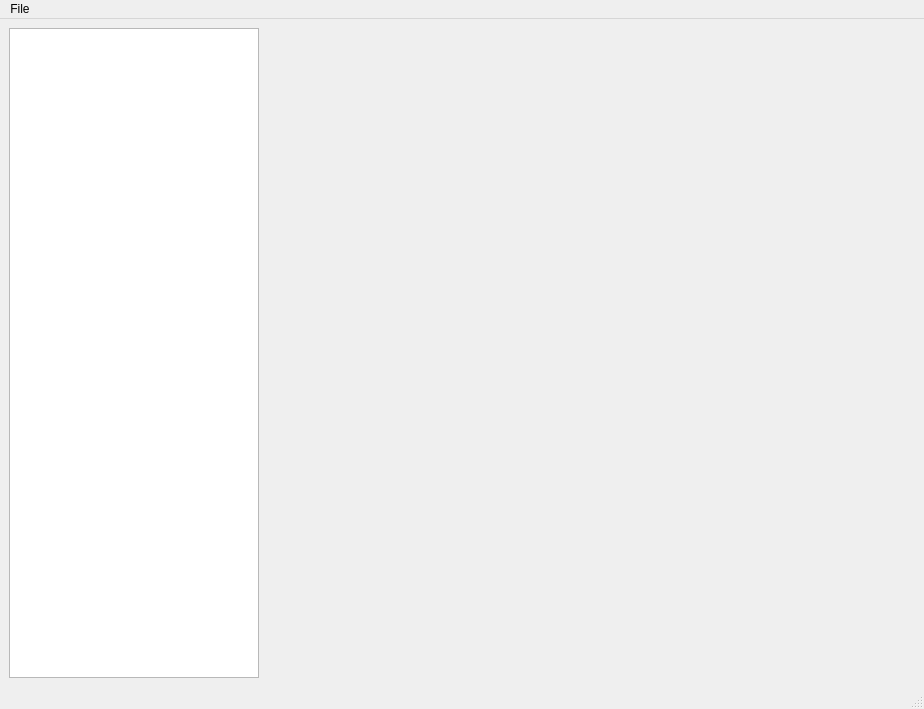
<?xml version="1.0" encoding="UTF-8"?>
<ui version="4.0">
 <class>MainWindow</class>
 <widget class="QMainWindow" name="MainWindow">
  <property name="geometry">
   <rect>
    <x>0</x>
    <y>0</y>
    <width>924</width>
    <height>709</height>
   </rect>
  </property>
  <property name="mouseTracking">
   <bool>false</bool>
  </property>
  <property name="windowTitle">
   <string>GPG File Viewer</string>
  </property>
  <property name="unifiedTitleAndToolBarOnMac">
   <bool>false</bool>
  </property>
  <widget class="QWidget" name="centralwidget">
   <layout class="QHBoxLayout" name="horizontalLayout">
    <item>
     <widget class="QTreeView" name="pictures_list">
      <property name="maximumSize">
       <size>
        <width>250</width>
        <height>16777215</height>
       </size>
      </property>
     </widget>
    </item>
    <item>
     <widget class="QLabel" name="picture_box">
      <property name="sizePolicy">
       <sizepolicy hsizetype="Expanding" vsizetype="Expanding">
        <horstretch>0</horstretch>
        <verstretch>0</verstretch>
       </sizepolicy>
      </property>
      <property name="minimumSize">
       <size>
        <width>640</width>
        <height>640</height>
       </size>
      </property>
      <property name="text">
       <string/>
      </property>
      <property name="scaledContents">
       <bool>false</bool>
      </property>
     </widget>
    </item>
   </layout>
  </widget>
  <widget class="QMenuBar" name="menubar">
   <property name="geometry">
    <rect>
     <x>0</x>
     <y>0</y>
     <width>924</width>
     <height>24</height>
    </rect>
   </property>
   <widget class="QMenu" name="menu1">
    <property name="title">
     <string>File</string>
    </property>
    <addaction name="actionOpen"/>
    <addaction name="actionSave"/>
    <addaction name="separator"/>
    <addaction name="actionClose"/>
   </widget>
   <addaction name="menu1"/>
  </widget>
  <widget class="QStatusBar" name="statusbar"/>
  <action name="actionOpen">
   <property name="checkable">
    <bool>false</bool>
   </property>
   <property name="text">
    <string>Open</string>
   </property>
  </action>
  <action name="actionjbkj">
   <property name="text">
    <string>jbkj</string>
   </property>
  </action>
  <action name="actionSave">
   <property name="text">
    <string>Save</string>
   </property>
  </action>
  <action name="actionClose">
   <property name="text">
    <string>Close</string>
   </property>
  </action>
 </widget>
 <resources/>
 <connections/>
</ui>
